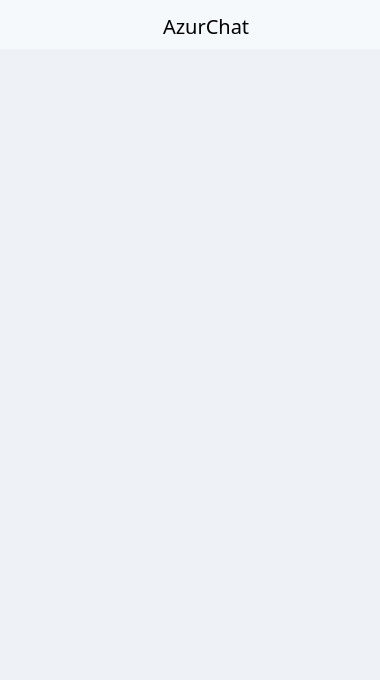
<?xml version="1.0" encoding="UTF-8"?>
<ui version="4.0">
 <class>Widget</class>
 <widget class="QWidget" name="Widget">
  <property name="geometry">
   <rect>
    <x>0</x>
    <y>0</y>
    <width>380</width>
    <height>680</height>
   </rect>
  </property>
  <property name="windowTitle">
   <string>Widget</string>
  </property>
  <property name="styleSheet">
   <string notr="true"/>
  </property>
  <layout class="QGridLayout" name="gridLayout">
   <property name="leftMargin">
    <number>0</number>
   </property>
   <property name="topMargin">
    <number>0</number>
   </property>
   <property name="rightMargin">
    <number>0</number>
   </property>
   <property name="bottomMargin">
    <number>0</number>
   </property>
   <item row="0" column="0">
    <widget class="QWidget" name="widget" native="true">
     <property name="sizePolicy">
      <sizepolicy hsizetype="MinimumExpanding" vsizetype="MinimumExpanding">
       <horstretch>0</horstretch>
       <verstretch>0</verstretch>
      </sizepolicy>
     </property>
     <property name="styleSheet">
      <string notr="true">background-color: #EEF2F6;</string>
     </property>
     <layout class="QGridLayout" name="gridLayout_2">
      <property name="leftMargin">
       <number>0</number>
      </property>
      <property name="topMargin">
       <number>0</number>
      </property>
      <property name="rightMargin">
       <number>0</number>
      </property>
      <property name="bottomMargin">
       <number>0</number>
      </property>
      <property name="spacing">
       <number>0</number>
      </property>
      <item row="1" column="0">
       <widget class="QWidget" name="AzurChat" native="true">
        <property name="maximumSize">
         <size>
          <width>16777215</width>
          <height>50</height>
         </size>
        </property>
        <property name="font">
         <font>
          <family>PingFang SC</family>
          <italic>false</italic>
          <bold>true</bold>
          <stylestrategy>PreferDefault</stylestrategy>
         </font>
        </property>
        <property name="autoFillBackground">
         <bool>false</bool>
        </property>
        <property name="styleSheet">
         <string notr="true">background-color: #F5F9FC;</string>
        </property>
        <layout class="QGridLayout" name="gridLayout_3">
         <property name="topMargin">
          <number>12</number>
         </property>
         <item row="0" column="3">
          <spacer name="horizontalSpacer_2">
           <property name="orientation">
            <enum>Qt::Orientation::Horizontal</enum>
           </property>
           <property name="sizeHint" stdset="0">
            <size>
             <width>40</width>
             <height>20</height>
            </size>
           </property>
          </spacer>
         </item>
         <item row="0" column="2">
          <widget class="QLabel" name="label">
           <property name="font">
            <font>
             <family>PingFang SC</family>
             <pointsize>15</pointsize>
             <italic>false</italic>
             <bold>false</bold>
             <stylestrategy>PreferDefault</stylestrategy>
            </font>
           </property>
           <property name="text">
            <string>AzurChat</string>
           </property>
          </widget>
         </item>
         <item row="0" column="1">
          <spacer name="horizontalSpacer">
           <property name="orientation">
            <enum>Qt::Orientation::Horizontal</enum>
           </property>
           <property name="sizeHint" stdset="0">
            <size>
             <width>20</width>
             <height>20</height>
            </size>
           </property>
          </spacer>
         </item>
         <item row="0" column="0">
          <widget class="QToolButton" name="menuButton">
           <property name="styleSheet">
            <string notr="true">
        QToolButton {
            border: none;
            padding: 2px;
        }

        QToolButton:hover {
            background-color: #e6e6e6;
            border-radius: 4px;
        }

        QToolButton:pressed {
            background-color: #d0d0d0;
        }

        /* 关键：干掉下拉箭头 */
        QToolButton::menu-indicator {
            image: none;
        }
        </string>
           </property>
           <property name="text">
            <string/>
           </property>
           <property name="icon">
            <iconset resource="pic.qrc">
             <normaloff>:/new/prefix1/caidan.png</normaloff>:/new/prefix1/caidan.png</iconset>
           </property>
           <property name="iconSize">
            <size>
             <width>20</width>
             <height>20</height>
            </size>
           </property>
          </widget>
         </item>
        </layout>
       </widget>
      </item>
      <item row="2" column="0">
       <widget class="QWidget" name="widget_3" native="true">
        <property name="font">
         <font>
          <family>PingFang SC</family>
         </font>
        </property>
        <property name="styleSheet">
         <string notr="true"/>
        </property>
        <layout class="QGridLayout" name="gridLayout_4">
         <property name="leftMargin">
          <number>0</number>
         </property>
         <property name="topMargin">
          <number>0</number>
         </property>
         <property name="rightMargin">
          <number>0</number>
         </property>
         <property name="bottomMargin">
          <number>0</number>
         </property>
         <item row="0" column="0">
          <widget class="QListWidget" name="list">
           <property name="styleSheet">
            <string notr="true">QListWidget {
    border: none;
    outline: none;
    background-color: #EEF2F6;
    padding: 10px;
}

QListWidget::item:selected {
    background: transparent;
}</string>
           </property>
           <property name="lineWidth">
            <number>0</number>
           </property>
          </widget>
         </item>
        </layout>
       </widget>
      </item>
     </layout>
    </widget>
   </item>
  </layout>
 </widget>
 <resources>
  <include location="pic.qrc"/>
 </resources>
 <connections/>
</ui>
